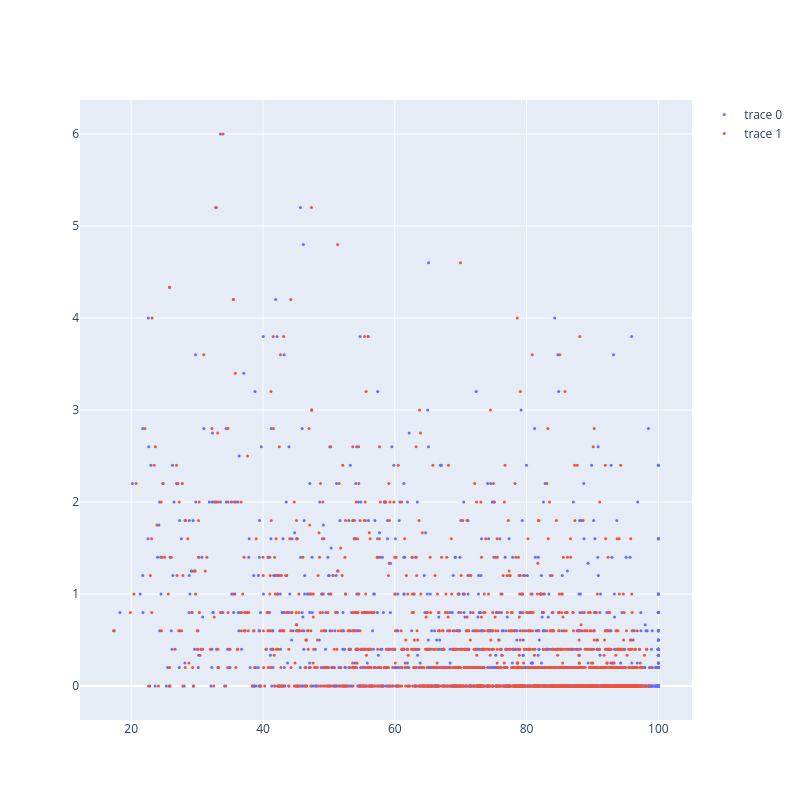
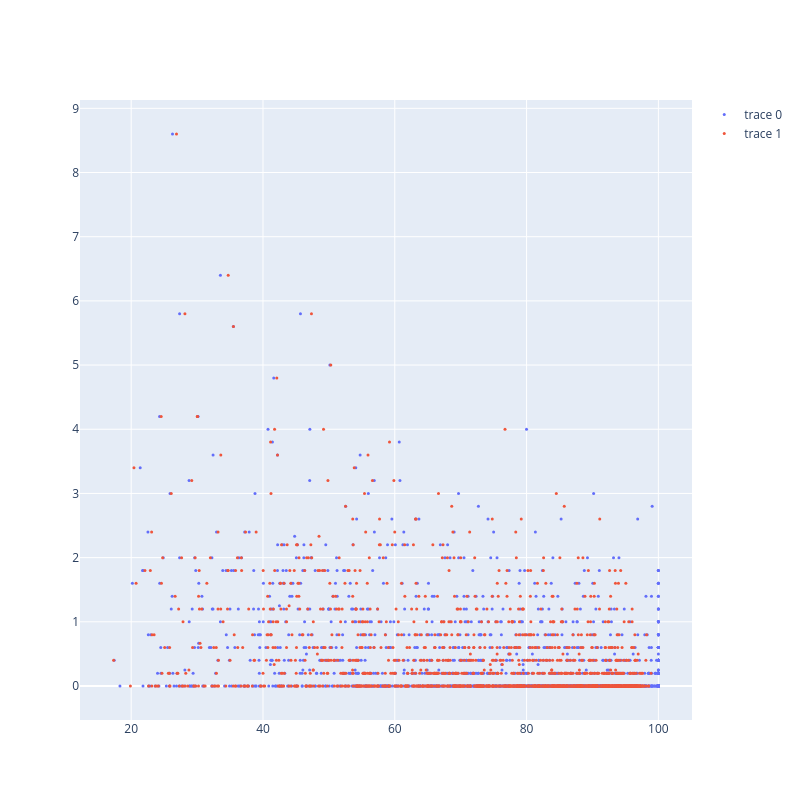

Notebook code cell kept with these figures, in order:
### Code cell
import plotly.express as px
import numpy as np

# Scatter plot with marginal distribution (y axis) for Avg Home IVs
xcol = ""
xcol = " (clipped)"

df_plot = df
# df_plot = df[df["Large diff"]]
# df_plot = df[df["Below 100%"]]

for col in ["Hosp", "Home"]:
    title = f"Association of model output diff against baseline with {col} IVs (2019-23) - large diff"
    
    fig = go.Figure()
    fig.add_trace(go.Scatter(
        x=df_plot['clipped ecFEV1%Predicted'],
        y=df_plot[f"Avg {col} IVs"],
        mode="markers"
    ))
    fig.add_trace(go.Scatter(
        x=df_plot['mean AC'],
        y=df_plot[f"Avg {col} IVs"],
        mode="markers"
    ))

    fig.update_traces(marker=dict(size=3))
    fig.update_layout(height=800, width=800)
    fig.show()
    # fig.write_image(f"{dh.get_path_to_main()}PlotsCFR/IV associations/{title}.pdf")

### Figure 1 — Plotly figure (JSON) as saved in the notebook; plotly's stock layout.template omitted (floating-point values rounded to 4 significant figures; data arrays with more than 128 entries replaced by an {"elided": "..."} marker saying what was removed)
{"data": [{"marker": {"size": 3}, "mode": "markers", "type": "scatter", "x": {"elided": "1485 float values"}, "y": {"elided": "1485 float values"}}, {"marker": {"size": 3}, "mode": "markers", "type": "scatter", "x": {"elided": "1485 float values"}, "y": {"elided": "1485 float values"}}], "layout": {"height": 800, "width": 800}}

### Figure 2 — Plotly figure (JSON) as saved in the notebook; plotly's stock layout.template omitted (floating-point values rounded to 4 significant figures; data arrays with more than 128 entries replaced by an {"elided": "..."} marker saying what was removed)
{"data": [{"marker": {"size": 3}, "mode": "markers", "type": "scatter", "x": {"elided": "1485 float values"}, "y": {"elided": "1485 float values"}}, {"marker": {"size": 3}, "mode": "markers", "type": "scatter", "x": {"elided": "1485 float values"}, "y": {"elided": "1485 float values"}}], "layout": {"height": 800, "width": 800}}
